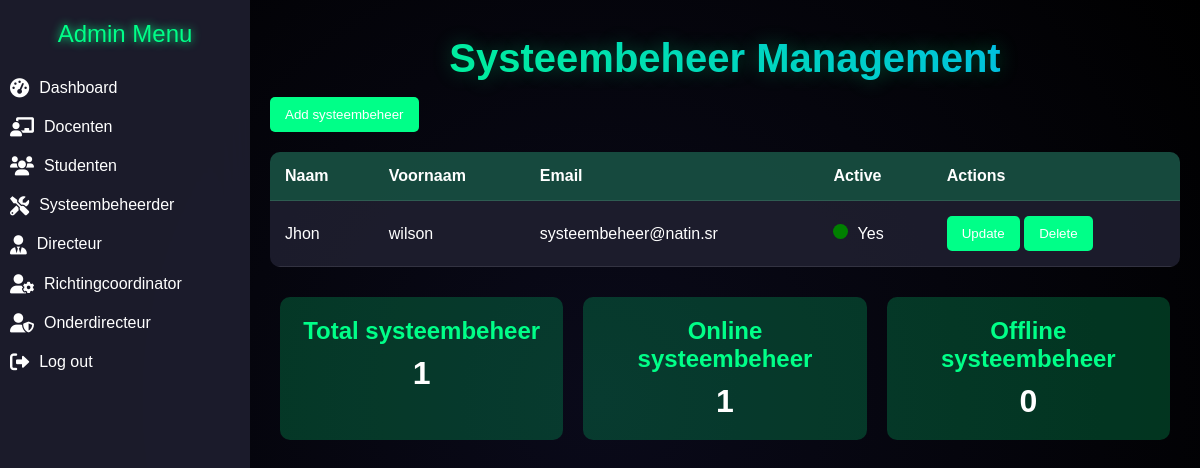
Page /studenten-aanwezigheid/admin/admin-systeembeheerder.php (signed in) on the committed database.
### tables this page shows
CREATE TABLE `tgebruiker` (
  `gebruiker_id` int NOT NULL,
  `email` varchar(255) DEFAULT NULL,
  `password` varchar(255) DEFAULT NULL,
  `persoon_id` int DEFAULT NULL
);

CREATE TABLE `personen` (
  `persoon_id` int NOT NULL,
  `naam` varchar(100) DEFAULT NULL,
  `rol_id` int DEFAULT NULL,
  `voornaam` varchar(255) DEFAULT NULL,
  `geboorte_datum` datetime DEFAULT NULL,
  `active` tinyint(1) DEFAULT '1',
  `klas_id` int DEFAULT NULL
);

### studenten-aanwezigheid/admin/admin-systeembeheerder.php (the view, shortened to what this page needs)
<?php
if (isset($_SESSION['gebruiker_id']) && isset($_SESSION['user_name'])) {
    $activePage = 'student';
    include('../login/db_connect.php');
$totalsysteembeheerResult = $conn->query("SELECT COUNT(*) as total FROM personen WHERE rol_id = 7");
$totalsysteembeheer = $totalsysteembeheerResult->fetch_assoc()['total'];
$onlinesysteembeheerResult = $conn->query("SELECT COUNT(*) as online FROM personen WHERE rol_id = 7 AND active = 1");
$onlinesysteembeheer = $onlinesysteembeheerResult->fetch_assoc()['online'];
$offlinesysteembeheer= $totalsysteembeheer - $onlinesysteembeheer;
?>
<!DOCTYPE html>
<html lang="nl">
<head>
    <link rel="stylesheet" href="https://cdnjs.cloudflare.com/ajax/libs/font-awesome/6.0.0/css/all.min.css">
</head>
<body>
<div class="sidebar" id="sidebar">
    <header>Admin Menu</header>
    <a href="admin-dashboard.php" class="<?= ($activePage == 'dashboard') ? 'active' : ''; ?>">
        <i class="fas fa-tachometer-alt"></i>
        <span>Dashboard</span>
    </a>
    <a href="admin-docenten.php" class="<?= ($activePage == 'docenten') ? 'active' : ''; ?>">
        <i class="fas fa-chalkboard-teacher"></i>
        <span>Docenten</span>
    </a>
    <a href="admin-studenten.php" class="<?= ($activePage == 'studenten') ? 'active' : ''; ?>">
        <i class="fas fa-users"></i>
        <span>Studenten</span>
    </a>
    <a href="admin-systeembeheerder.php" class="<?= ($activePage == 'systeembeheerder') ? 'active' : ''; ?>">
        <i class="fas fa-tools"></i>
        <span>Systeembeheerder</span>
    </a>
    <a href="admin-directeur.php" class="<?= ($activePage == 'directeur') ? 'active' : ''; ?>">
        <i class="fas fa-user-tie"></i>
        <span>Directeur</span>
    </a>
    <a href="admin-Richtingcoordinator.php" class="<?= ($activePage == 'Richtingcoordinator') ? 'active' : ''; ?>">
        <i class="fas fa-user-cog"></i>
        <span>Richtingcoordinator</span>
    </a>
    <a href="admin_od.php" class="<?= ($activePage == 'od') ? 'active' : ''; ?>">
        <i class="fas fa-user-shield"></i>
        <span>Onderdirecteur</span>
    </a>
    <a href="../login/logout.php">
        <i class="fas fa-sign-out-alt"></i>
        <span>Log out</span>
    </a>
</div>
        <div class="main-content">
    <h1 class="dashboard-title">Systeembeheer Management</h1>
        <button class="btn" id="addDocentBtn">Add systeembeheer</button>
<table>
    <thead>
        <tr>
            <th>Naam</th>
            <th>Voornaam</th>
            <th>Email</th>
            <th>Active</th>
            <th>Actions</th>
        </tr>
    </thead>
    <tbody id="docentTableBody">
    <?php
$result = $conn->query("SELECT p.persoon_id, p.naam, p.voornaam, t.email, t.password, p.active FROM personen p JOIN tgebruiker t ON p.persoon_id = t.persoon_id WHERE p.rol_id = 7");
while ($systeembeheer = $result->fetch_assoc()) {
    $statusClass = $systeembeheer['active'] ? 'green' : 'red';
    echo "<tr>
        <td>{$systeembeheer['naam']}</td>
        <td>{$systeembeheer['voornaam']}</td>
        <td>{$systeembeheer['email']}</td>
        <td>
            <span class='light $statusClass'></span> " . ($systeembeheer['active'] ? 'Yes' : 'No') . "
        </td>
        <td>
            <button class='btn' onclick='openUpdateModal({$systeembeheer['persoon_id']}, \"{$systeembeheer['naam']}\", \"{$systeembeheer['voornaam']}\", \"{$systeembeheer['email']}\", \"{$systeembeheer['password']}\", {$systeembeheer['active']})'>Update</button>
            <form method='POST' style='display:inline;'>
                <input type='hidden' name='delete_id' value='{$systeembeheer['persoon_id']}'>
                <button type='submit' class='btn' onclick=\"return confirm('Are you sure you want to delete this systeembeheer?');\">Delete</button>
            </form>
        </td>
    </tr>";
}
?>
    </tbody>
</table>
        <div class="card-container" style="display: flex; justify-content: space-around; margin-top: 20px;">
    <div class="card">
        <h3>Total systeembeheer</h3>
        <p><?php echo $totalsysteembeheer; ?></p>
    </div>
    <div class="card">
        <h3>Online systeembeheer</h3>
        <p><?php echo $onlinesysteembeheer; ?></p>
    </div>
    <div class="card">
        <h3>Offline systeembeheer</h3>
        <p><?php echo $offlinesysteembeheer; ?></p>
    </div>
</div>
</body>
</html>
<?php
} else {
    header("Location: index.php");
    exit();
}
?>

### studenten-aanwezigheid/admin/admin-systeembeheerder.php (style rules this page uses)
* { margin: 0; padding: 0; box-sizing: border-box; }
body { font-family: 'Arial', sans-serif; background: radial-gradient(circle, #0a0a1a, #000); color: white; min-height: 100vh; overflow-x: hidden; }
.light { display: inline-block; width: 15px; height: 15px; border-radius: 50%; margin-right: 5px; }
.green { background-color: green; }
.sidebar { width: 250px; height: 100vh; background: rgba(30, 30, 47, 0.9); backdrop-filter: blur(20px); position: fixed; top: 0; left: 0; z-index: 1000; transition: transform 0.3s ease; }
.sidebar header { text-align: center; font-size: 1.5rem; color: #00ff88; padding: 20px; text-shadow: 0 0 10px #00ff88; }
.sidebar a { color: white; text-decoration: none; display: flex; align-items: center; gap: 10px; padding: 10px; border-radius: 10px; transition: background 0.3s ease, transform 0.3s ease; }
.sidebar a i { font-size: 1.2rem; }
.main-content { margin-left: 250px; padding: 20px; transition: margin 0.3s ease; }
.dashboard-title { text-align: center; margin: 1rem 0; font-size: clamp(1.5rem, 5vw, 2.5rem); background: linear-gradient(45deg, #00ff88, #00aaff); -webkit-background-clip: text; -webkit-text-fill-color: transparent; text-shadow: 0 0 20px rgba(0, 255, 136, 0.3); }
table { width: 100%; border-collapse: collapse; margin-top: 20px; background: rgba(30, 30, 47, 0.9); border-radius: 10px; overflow: hidden; }
th, td { padding: 15px; text-align: left; border-bottom: 1px solid rgba(255, 255, 255, 0.1); }
th { background: rgba(0, 255, 136, 0.2); }
.btn { background: #00ff88; color: white; border: none; padding: 10px 15px; border-radius: 5px; cursor: pointer; transition: background 0.3s ease; }
.card-container { display: flex; justify-content: space-around; margin-top: 20px; }
.card { background: rgba(0, 255, 136, 0.2); padding: 20px; border-radius: 10px; flex: 1; margin: 10px; text-align: center; animation: glow 1.5s infinite alternate; }
.card h3 { font-size: 1.5rem; margin-bottom: 10px; color: #00ff88; }
.card p { font-size: 2rem; font-weight: bold; color: white; }

### rows in the picture
tgebruiker: persoon.naam "Jhon", persoon.voornaam "wilson", email "systeembeheer@natin.sr"

### other values in the picture
$totalsysteembeheer "1"
$onlinesysteembeheer "1"
$offlinesysteembeheer "0"
